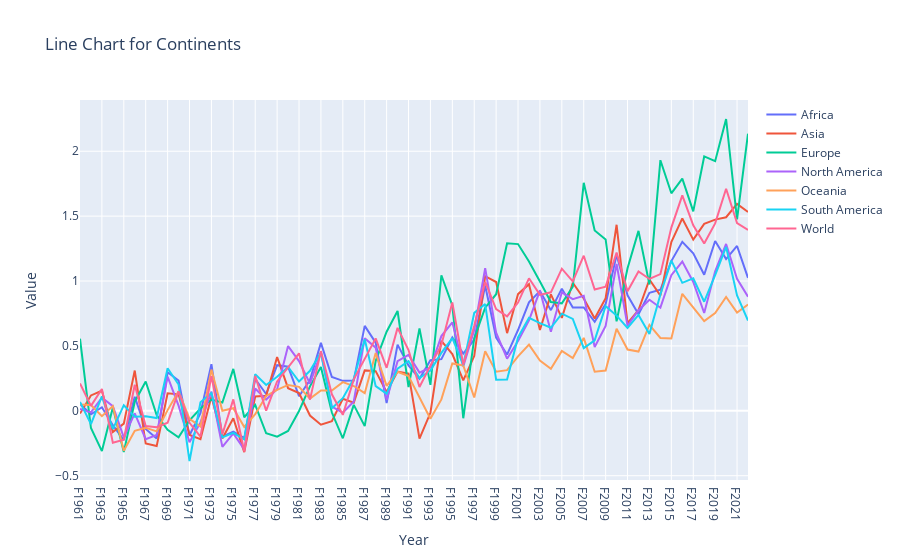

Notebook cell for this chart:
### Code cell
# remove all zero values and compare again

# Create x-axis labels (years)
x_labels = cont_na.columns

# Create traces for each continent
traces = []
for continent, row in cont_na.iterrows():
    y_values = row.values  # Select all values of the row

    # Create trace for the line
    trace = go.Scatter(
        x=x_labels,
        y=y_values,
        mode='lines',
        name=continent
    )

    traces.append(trace)

# Create data list with all traces
data = traces

# Create layout
layout = go.Layout(
    title='Line Chart for Continents',
    xaxis=dict(title='Year'),
    yaxis=dict(title='Value')
)

# Create figure
fig = go.Figure(data=data, layout=layout)

# Display the figure
fig.show()
